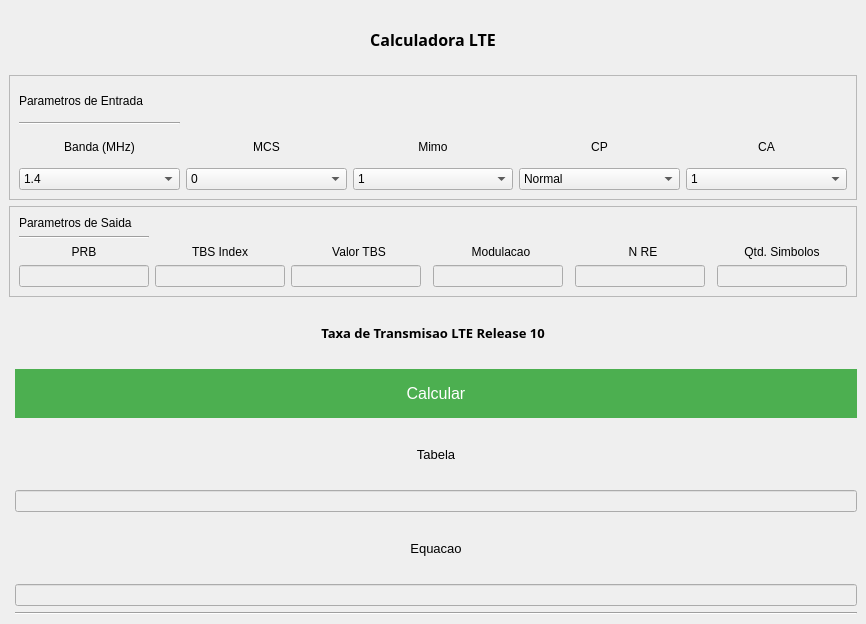
<?xml version="1.0" encoding="UTF-8"?>
<ui version="4.0">
 <class>MainWindow</class>
 <widget class="QMainWindow" name="MainWindow">
  <property name="geometry">
   <rect>
    <x>0</x>
    <y>0</y>
    <width>866</width>
    <height>624</height>
   </rect>
  </property>
  <property name="windowTitle">
   <string>MainWindow</string>
  </property>
  <widget class="QWidget" name="centralwidget">
   <layout class="QGridLayout" name="gridLayout">
    <item row="5" column="1" colspan="2">
     <widget class="QFrame" name="outputParamsDataFrame">
      <property name="enabled">
       <bool>true</bool>
      </property>
      <property name="frameShape">
       <enum>QFrame::StyledPanel</enum>
      </property>
      <property name="frameShadow">
       <enum>QFrame::Raised</enum>
      </property>
      <layout class="QGridLayout" name="gridLayout_3">
       <item row="4" column="1">
        <widget class="QLineEdit" name="outputTbsIndex">
         <property name="enabled">
          <bool>false</bool>
         </property>
        </widget>
       </item>
       <item row="4" column="2">
        <widget class="QLineEdit" name="ouputTbsValue">
         <property name="enabled">
          <bool>false</bool>
         </property>
        </widget>
       </item>
       <item row="2" column="4" colspan="2">
        <widget class="QLabel" name="label_13">
         <property name="text">
          <string>Modulacao</string>
         </property>
         <property name="alignment">
          <set>Qt::AlignCenter</set>
         </property>
        </widget>
       </item>
       <item row="4" column="0">
        <widget class="QLineEdit" name="outputPRB">
         <property name="enabled">
          <bool>false</bool>
         </property>
        </widget>
       </item>
       <item row="0" column="0">
        <widget class="QLabel" name="label_17">
         <property name="text">
          <string>Parametros de Saida</string>
         </property>
        </widget>
       </item>
       <item row="4" column="6">
        <widget class="QLineEdit" name="outputNumRE">
         <property name="enabled">
          <bool>false</bool>
         </property>
        </widget>
       </item>
       <item row="2" column="0">
        <widget class="QLabel" name="label_11">
         <property name="text">
          <string>PRB</string>
         </property>
         <property name="alignment">
          <set>Qt::AlignCenter</set>
         </property>
        </widget>
       </item>
       <item row="2" column="2" colspan="2">
        <widget class="QLabel" name="label_12">
         <property name="text">
          <string>Valor TBS</string>
         </property>
         <property name="alignment">
          <set>Qt::AlignCenter</set>
         </property>
        </widget>
       </item>
       <item row="2" column="6" colspan="2">
        <widget class="QLabel" name="label_15">
         <property name="text">
          <string>N RE</string>
         </property>
         <property name="alignment">
          <set>Qt::AlignCenter</set>
         </property>
        </widget>
       </item>
       <item row="2" column="1">
        <widget class="QLabel" name="label_14">
         <property name="text">
          <string>TBS Index</string>
         </property>
         <property name="alignment">
          <set>Qt::AlignCenter</set>
         </property>
        </widget>
       </item>
       <item row="4" column="4">
        <widget class="QLineEdit" name="outputModulacao">
         <property name="enabled">
          <bool>false</bool>
         </property>
        </widget>
       </item>
       <item row="2" column="8">
        <widget class="QLabel" name="label_16">
         <property name="text">
          <string>Qtd. Simbolos</string>
         </property>
         <property name="alignment">
          <set>Qt::AlignCenter</set>
         </property>
        </widget>
       </item>
       <item row="4" column="8">
        <widget class="QLineEdit" name="outputQtdSimbolos">
         <property name="enabled">
          <bool>false</bool>
         </property>
        </widget>
       </item>
       <item row="1" column="0">
        <widget class="Line" name="line_3">
         <property name="orientation">
          <enum>Qt::Horizontal</enum>
         </property>
        </widget>
       </item>
      </layout>
     </widget>
    </item>
    <item row="2" column="1" rowspan="2" colspan="2">
     <widget class="QFrame" name="inputDataFrame">
      <property name="styleSheet">
       <string notr="true"/>
      </property>
      <property name="frameShape">
       <enum>QFrame::StyledPanel</enum>
      </property>
      <property name="frameShadow">
       <enum>QFrame::Raised</enum>
      </property>
      <layout class="QGridLayout" name="gridLayout_2">
       <item row="3" column="4">
        <widget class="QLabel" name="label_5">
         <property name="text">
          <string>Mimo</string>
         </property>
         <property name="alignment">
          <set>Qt::AlignCenter</set>
         </property>
        </widget>
       </item>
       <item row="4" column="1">
        <widget class="QComboBox" name="comboBanda">
         <item>
          <property name="text">
           <string>1.4</string>
          </property>
         </item>
         <item>
          <property name="text">
           <string>3</string>
          </property>
         </item>
         <item>
          <property name="text">
           <string>5</string>
          </property>
         </item>
         <item>
          <property name="text">
           <string>10</string>
          </property>
         </item>
         <item>
          <property name="text">
           <string>15</string>
          </property>
         </item>
         <item>
          <property name="text">
           <string>20</string>
          </property>
         </item>
        </widget>
       </item>
       <item row="3" column="2">
        <widget class="QLabel" name="label_3">
         <property name="text">
          <string>MCS</string>
         </property>
         <property name="alignment">
          <set>Qt::AlignCenter</set>
         </property>
        </widget>
       </item>
       <item row="3" column="6">
        <widget class="QLabel" name="label_2">
         <property name="text">
          <string>CP</string>
         </property>
         <property name="alignment">
          <set>Qt::AlignCenter</set>
         </property>
        </widget>
       </item>
       <item row="4" column="6">
        <widget class="QComboBox" name="comboPrefixCycle">
         <item>
          <property name="text">
           <string>Normal</string>
          </property>
         </item>
         <item>
          <property name="text">
           <string>Extendido</string>
          </property>
         </item>
        </widget>
       </item>
       <item row="4" column="2">
        <widget class="QComboBox" name="combosLarguaBanda">
         <item>
          <property name="text">
           <string>0</string>
          </property>
         </item>
         <item>
          <property name="text">
           <string>1</string>
          </property>
         </item>
         <item>
          <property name="text">
           <string>2</string>
          </property>
         </item>
         <item>
          <property name="text">
           <string>3</string>
          </property>
         </item>
         <item>
          <property name="text">
           <string>4</string>
          </property>
         </item>
         <item>
          <property name="text">
           <string>5</string>
          </property>
         </item>
         <item>
          <property name="text">
           <string>6</string>
          </property>
         </item>
         <item>
          <property name="text">
           <string>7</string>
          </property>
         </item>
         <item>
          <property name="text">
           <string>8</string>
          </property>
         </item>
         <item>
          <property name="text">
           <string>9</string>
          </property>
         </item>
         <item>
          <property name="text">
           <string>10</string>
          </property>
         </item>
         <item>
          <property name="text">
           <string>11</string>
          </property>
         </item>
         <item>
          <property name="text">
           <string>12</string>
          </property>
         </item>
         <item>
          <property name="text">
           <string>13</string>
          </property>
         </item>
         <item>
          <property name="text">
           <string>14</string>
          </property>
         </item>
         <item>
          <property name="text">
           <string>15</string>
          </property>
         </item>
         <item>
          <property name="text">
           <string>16</string>
          </property>
         </item>
         <item>
          <property name="text">
           <string>17</string>
          </property>
         </item>
         <item>
          <property name="text">
           <string>18</string>
          </property>
         </item>
         <item>
          <property name="text">
           <string>19</string>
          </property>
         </item>
         <item>
          <property name="text">
           <string>20</string>
          </property>
         </item>
         <item>
          <property name="text">
           <string>21</string>
          </property>
         </item>
         <item>
          <property name="text">
           <string>22</string>
          </property>
         </item>
         <item>
          <property name="text">
           <string>23</string>
          </property>
         </item>
         <item>
          <property name="text">
           <string>24</string>
          </property>
         </item>
         <item>
          <property name="text">
           <string>25</string>
          </property>
         </item>
         <item>
          <property name="text">
           <string>26</string>
          </property>
         </item>
         <item>
          <property name="text">
           <string>27</string>
          </property>
         </item>
         <item>
          <property name="text">
           <string>28</string>
          </property>
         </item>
        </widget>
       </item>
       <item row="3" column="1">
        <widget class="QLabel" name="label_4">
         <property name="text">
          <string>Banda (MHz)</string>
         </property>
         <property name="alignment">
          <set>Qt::AlignCenter</set>
         </property>
        </widget>
       </item>
       <item row="4" column="4">
        <widget class="QComboBox" name="ComboMimo">
         <item>
          <property name="text">
           <string>1</string>
          </property>
         </item>
         <item>
          <property name="text">
           <string>2</string>
          </property>
         </item>
         <item>
          <property name="text">
           <string>4</string>
          </property>
         </item>
         <item>
          <property name="text">
           <string>8</string>
          </property>
         </item>
        </widget>
       </item>
       <item row="3" column="8">
        <widget class="QLabel" name="label_6">
         <property name="text">
          <string>CA</string>
         </property>
         <property name="alignment">
          <set>Qt::AlignCenter</set>
         </property>
        </widget>
       </item>
       <item row="1" column="1">
        <widget class="Line" name="line_2">
         <property name="orientation">
          <enum>Qt::Horizontal</enum>
         </property>
        </widget>
       </item>
       <item row="4" column="8">
        <widget class="QComboBox" name="comboCarrierAgg">
         <item>
          <property name="text">
           <string>1</string>
          </property>
         </item>
        </widget>
       </item>
       <item row="0" column="1">
        <widget class="QLabel" name="label_9">
         <property name="text">
          <string>Parametros de Entrada</string>
         </property>
        </widget>
       </item>
      </layout>
     </widget>
    </item>
    <item row="8" column="2">
     <widget class="QPushButton" name="btnCalcTPut">
      <property name="enabled">
       <bool>true</bool>
      </property>
      <property name="styleSheet">
       <string notr="true">background-color: #4CAF50; /* Green */
  border: none;
  color: white;
  padding: 15px 32px;
  text-align: center;
  text-decoration: none;
  display: inline-block;
  font-size: 16px;</string>
      </property>
      <property name="text">
       <string>Calcular</string>
      </property>
     </widget>
    </item>
    <item row="12" column="2">
     <widget class="QLabel" name="label_8">
      <property name="font">
       <font>
        <family>Segoe UI</family>
        <pointsize>10</pointsize>
       </font>
      </property>
      <property name="text">
       <string>Equacao</string>
      </property>
      <property name="alignment">
       <set>Qt::AlignCenter</set>
      </property>
     </widget>
    </item>
    <item row="14" column="2">
     <widget class="Line" name="line">
      <property name="orientation">
       <enum>Qt::Horizontal</enum>
      </property>
     </widget>
    </item>
    <item row="6" column="1" colspan="2">
     <widget class="QLabel" name="label_10">
      <property name="font">
       <font>
        <family>Segoe UI Black</family>
        <pointsize>10</pointsize>
        <weight>75</weight>
        <bold>true</bold>
       </font>
      </property>
      <property name="text">
       <string>Taxa de Transmisao LTE Release 10</string>
      </property>
      <property name="alignment">
       <set>Qt::AlignCenter</set>
      </property>
     </widget>
    </item>
    <item row="13" column="2">
     <widget class="QLineEdit" name="outputEquacao">
      <property name="enabled">
       <bool>false</bool>
      </property>
      <property name="alignment">
       <set>Qt::AlignCenter</set>
      </property>
     </widget>
    </item>
    <item row="0" column="1" colspan="2">
     <widget class="QLabel" name="label">
      <property name="font">
       <font>
        <family>Segoe UI Black</family>
        <pointsize>12</pointsize>
        <weight>75</weight>
        <bold>true</bold>
       </font>
      </property>
      <property name="text">
       <string>Calculadora LTE</string>
      </property>
      <property name="alignment">
       <set>Qt::AlignCenter</set>
      </property>
     </widget>
    </item>
    <item row="9" column="2">
     <widget class="QLabel" name="label_7">
      <property name="font">
       <font>
        <family>Segoe UI</family>
        <pointsize>10</pointsize>
       </font>
      </property>
      <property name="text">
       <string>Tabela</string>
      </property>
      <property name="alignment">
       <set>Qt::AlignCenter</set>
      </property>
     </widget>
    </item>
    <item row="10" column="2">
     <widget class="QLineEdit" name="outputTabela">
      <property name="enabled">
       <bool>false</bool>
      </property>
      <property name="styleSheet">
       <string notr="true"/>
      </property>
      <property name="alignment">
       <set>Qt::AlignCenter</set>
      </property>
     </widget>
    </item>
   </layout>
  </widget>
 </widget>
 <resources/>
 <connections/>
</ui>
